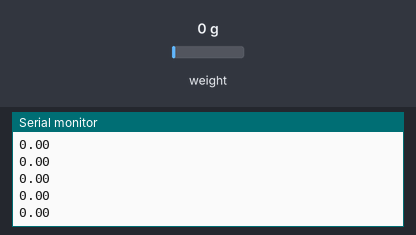
A sketch run on a simulated Arduino Uno, built with avr-gcc and run on an emulated ATmega328P. On the bench: the last lines printed to the serial monitor. The inputs (shaded band) are chosen by the test bench; at power-on: weight on the scale 0 g.

Above: at 4.7 s.
4.8 s: weight on the scale set to 100 g
At 5.09 s:
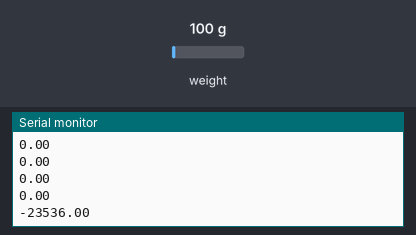
6.3 s: weight on the scale set to 1250 g
At 6.32 s:
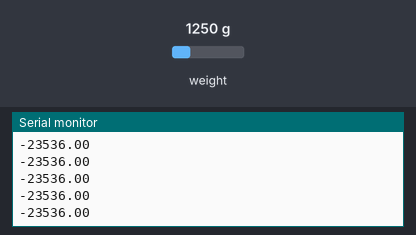
Timing chart, 0 to 9.3 s (numbered marks = the images above; inputs shaded):
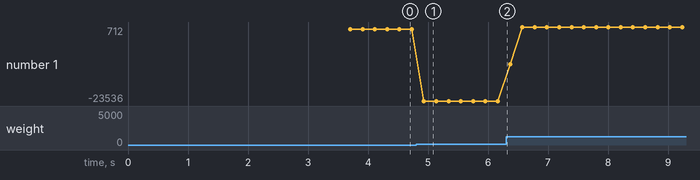

The sketch:

scale_HX711.ino
```cpp
#include <HX711.h>
#define DOUT 3
#define CLK 2
#define NUMSAMPLES 2
#define calibration_factor 1.0

HX711 scale;


int samples[NUMSAMPLES];
uint8_t i;
float sample_sum = 0;
float sample_avg = 1;

void setup() {
 Serial.begin(9600);
// Serial1.begin(9600);
 scale.begin(DOUT,CLK);
 scale.tare();  //Reset the scale to 0
 scale.set_scale(calibration_factor); //Adjust to this calibration factor
 delay(2500);
}


void loop() {

   // take N samples in a row, with a slight delay
  for (i = 0; i < NUMSAMPLES; i++) {
    samples[i] = scale.get_units();
    delay(2);
  }

  // Get the average of the last NUMSAMPLES
  sample_sum = 0;
  for (i = 0; i < NUMSAMPLES; i++) {
    sample_sum += samples[i];
  }
  sample_avg = sample_sum/NUMSAMPLES; //Value in lbs

  Serial.println(sample_avg);
//  Serial1.println(sample_avg);

}
```

Measured:
- after the input at 4.8 s, the serial monitor: prints a new line after 0.13 s (image 1)
- plotted number 1: 0 → -23536 after the input at 4.8 s, -23536 → 712 after the input at 6.3 s
